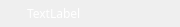
<?xml version="1.0" encoding="UTF-8"?>
<ui version="4.0">
 <class>TianLiQtCommon_NearbyItemButton</class>
 <widget class="QPushButton" name="TianLiQtCommon_NearbyItemButton">
  <property name="geometry">
   <rect>
    <x>0</x>
    <y>0</y>
    <width>180</width>
    <height>27</height>
   </rect>
  </property>
  <property name="minimumSize">
   <size>
    <width>180</width>
    <height>27</height>
   </size>
  </property>
  <property name="maximumSize">
   <size>
    <width>180</width>
    <height>27</height>
   </size>
  </property>
  <property name="windowTitle">
   <string>TianLiQtCommon_NearbyItemButton</string>
  </property>
  <property name="styleSheet">
   <string notr="true">QPushButton{
background-image:url(:/TianLiQtCommon_NearbyItemButton/resource/TianLiQtCommon_NearbyItemButton/TianLiQtCommon_NearbyItemButton_background.png);
border-top-left-radius: 13px;
border-top-right-radius: 0px; 
border-bottom-left-radius:13px; 
border-bottom-right-radius: 0px;
border:none;
}
QPushButton:hover{
background-image:url(:/TianLiQtCommon_NearbyItemButton/resource/TianLiQtCommon_NearbyItemButton/TianLiQtCommon_NearbyItemButton_background_hover.png);
}
QPushButton:checked{
background-image:url(:/TianLiQtCommon_NearbyItemButton/resource/TianLiQtCommon_NearbyItemButton/TianLiQtCommon_NearbyItemButton_background_hover.png);
}</string>
  </property>
  <property name="checkable">
   <bool>true</bool>
  </property>
  <property name="checked">
   <bool>false</bool>
  </property>
  <property name="autoExclusive">
   <bool>false</bool>
  </property>
  <widget class="QLabel" name="label_Title">
   <property name="geometry">
    <rect>
     <x>27</x>
     <y>6</y>
     <width>150</width>
     <height>15</height>
    </rect>
   </property>
   <property name="font">
    <font>
     <family>HYWenHei</family>
     <pointsize>-1</pointsize>
    </font>
   </property>
   <property name="styleSheet">
    <string notr="true">.QLabel{
color:rgb(255, 255, 255);
font-size:12px;
}</string>
   </property>
   <property name="text">
    <string>TextLabel</string>
   </property>
  </widget>
  <widget class="QLabel" name="label_Image">
   <property name="geometry">
    <rect>
     <x>4</x>
     <y>4</y>
     <width>20</width>
     <height>20</height>
    </rect>
   </property>
   <property name="text">
    <string/>
   </property>
  </widget>
 </widget>
 <layoutdefault spacing="6" margin="11"/>
 <resources>
  <include location="TianLiQtCommon_NearbyItemButton.qrc"/>
 </resources>
 <connections/>
</ui>
